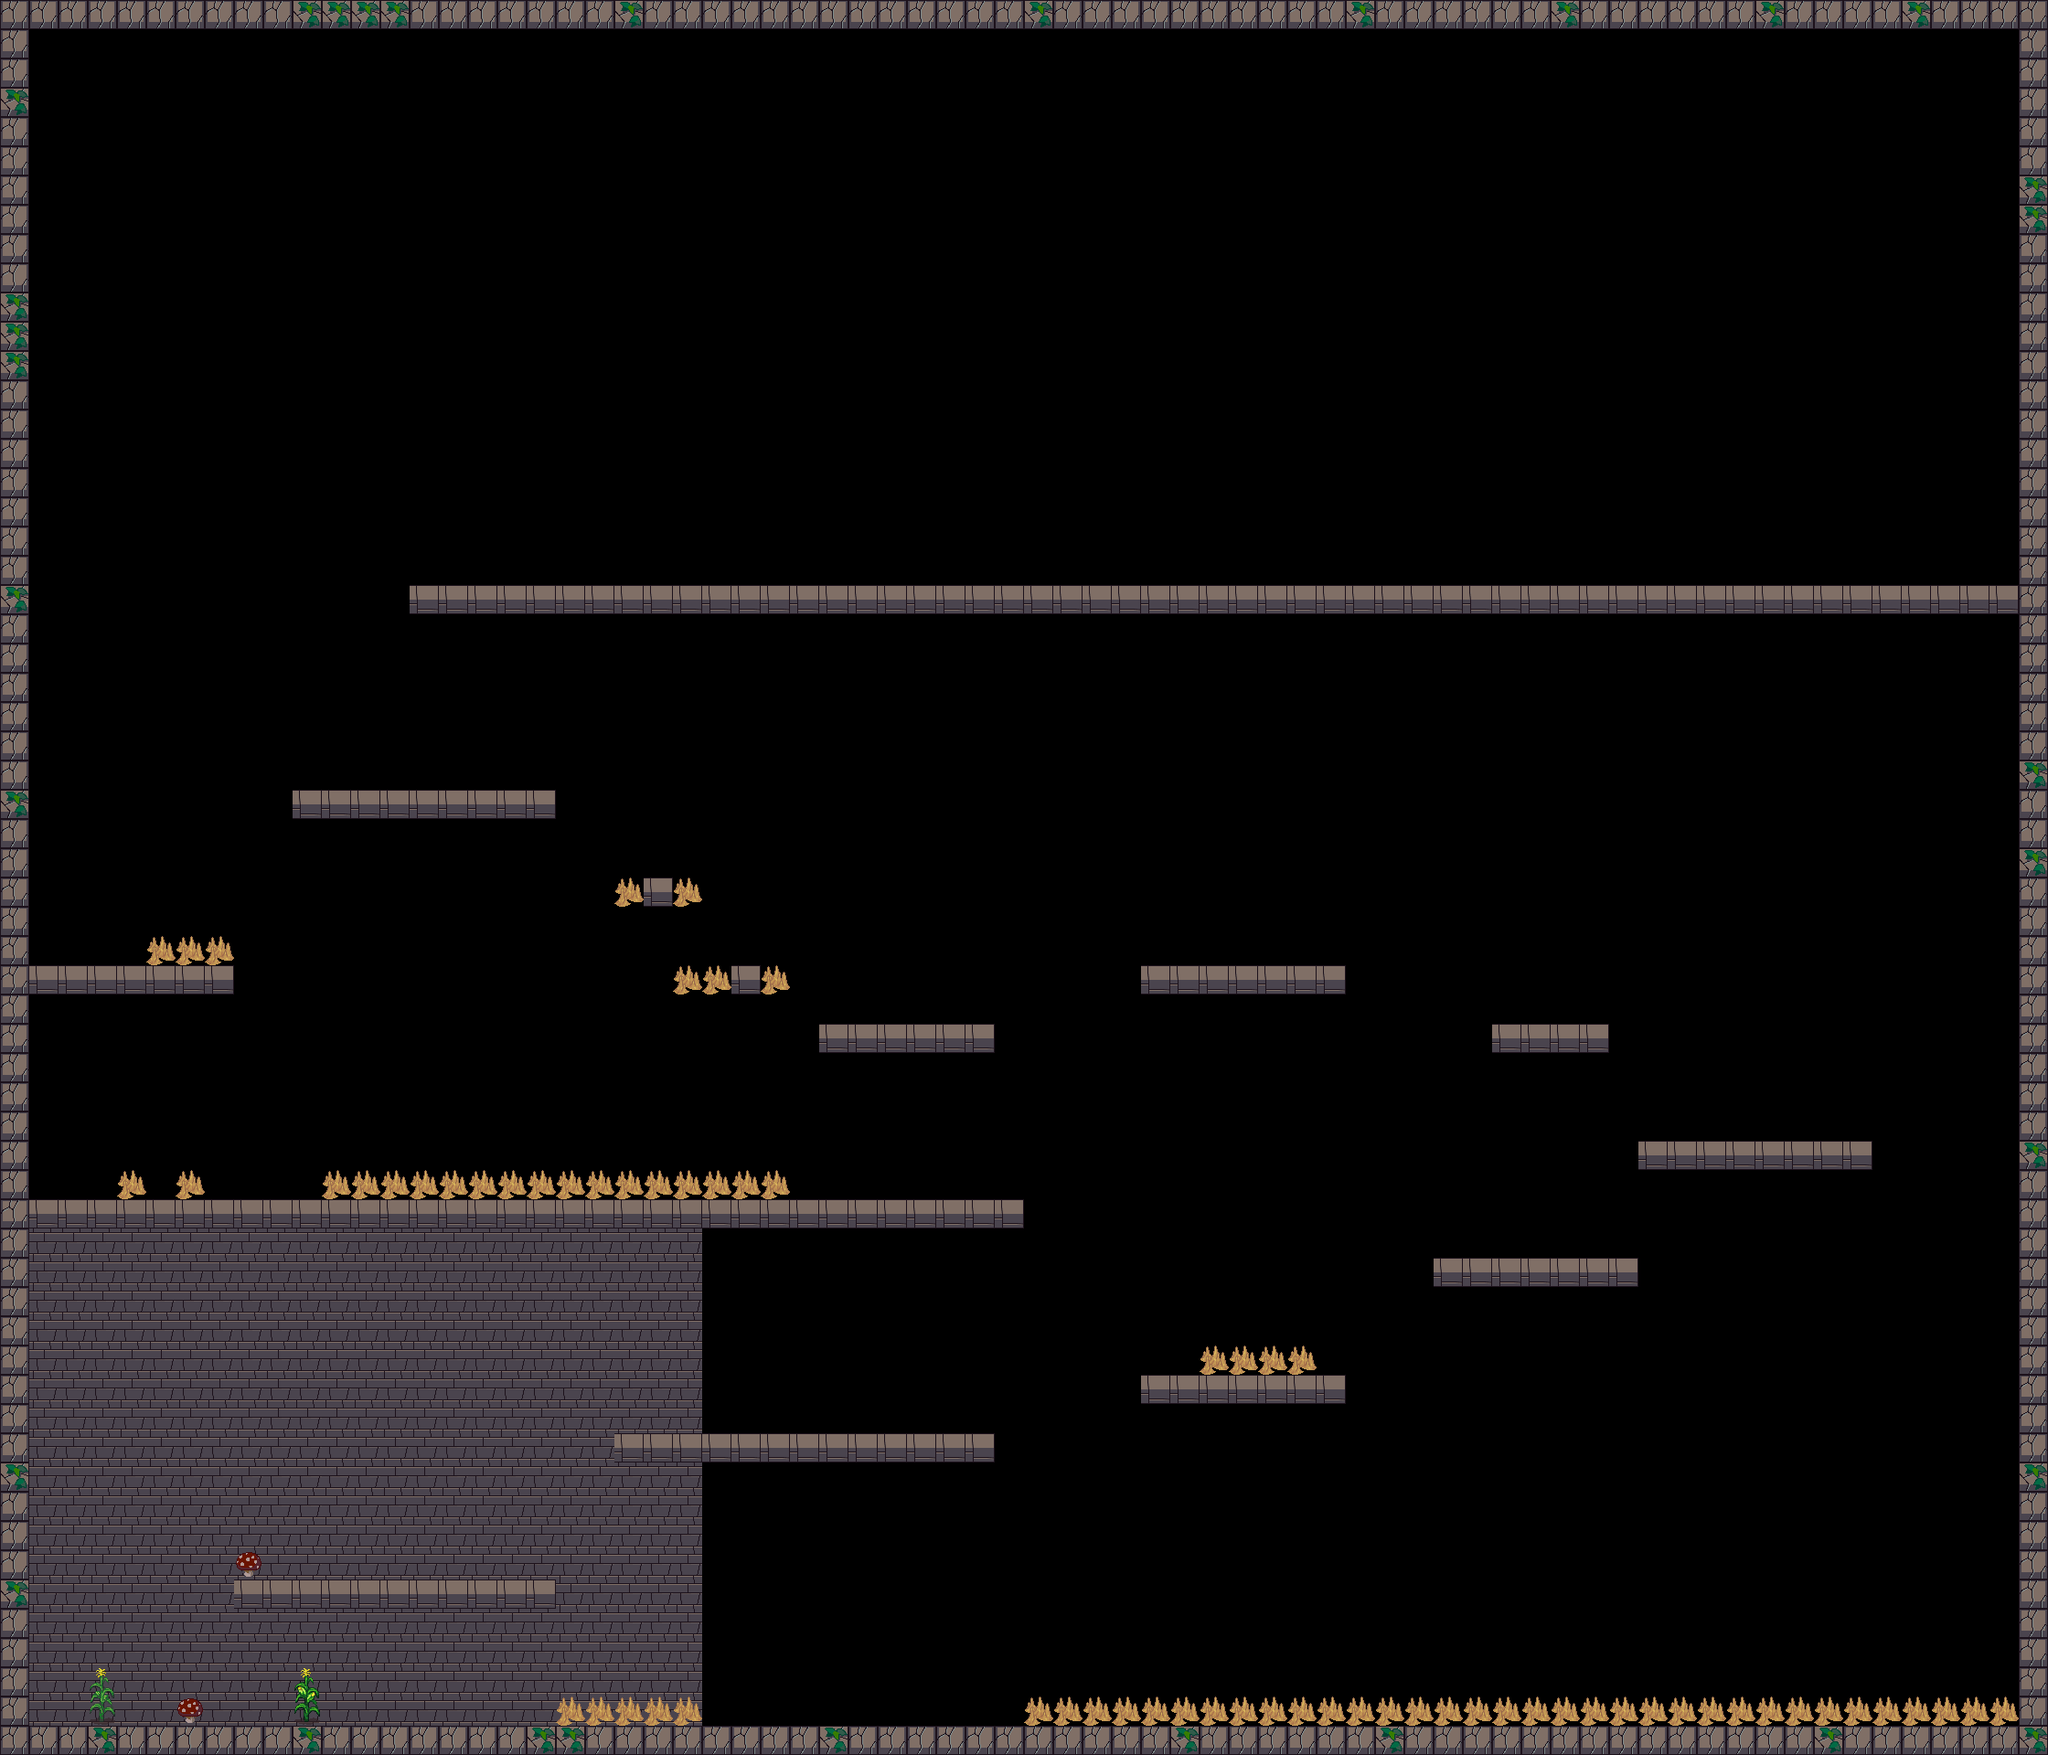

The image is a tile-based game level rendered from a .tmx file. Its description and source (layers, tilesets, objects; grid data summarised) follow:
An orthogonal 70x60 tile map with 32x32 px tiles, 4 tile layers (background-layer, spikes-layer, wall-layer, world-wall-layer) and 29 objects.

<map version="1.0" orientation="orthogonal" renderorder="right-down" width="70" height="60" tilewidth="32" tileheight="32" nextobjectid="32">
 <tileset firstgid="1" name="map" tilewidth="32" tileheight="32" tilecount="1024" columns="32">
  <image source="map.png" width="1024" height="1024" />
 </tileset>
 <layer name="background-layer" width="70" height="60">
  <data>[4200 cells, 397 non-empty, 1 distinct tile ids]</data>
 </layer>
 <layer name="spikes-layer" width="70" height="60">
  <data>[4200 cells, 75 non-empty, 6 distinct tile ids]</data>
 </layer>
 <layer name="wall-layer" width="70" height="60">
  <data>[4200 cells, 170 non-empty, 1 distinct tile ids]</data>
 </layer>
 <layer name="world-wall-layer" width="70" height="60">
  <data>[4200 cells, 256 non-empty, 2 distinct tile ids]</data>
 </layer>
 <objectgroup name="world-wall-rectangles">
  <object id="28" x="0" y="0.5" width="31.5" height="1919" />
  <object id="29" x="33" y="1888" width="2207" height="32.5" />
  <object id="30" x="2208" y="0" width="32" height="1887.5" />
  <object id="31" x="31.5" y="-0.5" width="2176" height="32.5" />
 </objectgroup>
 <objectgroup name="wall-rectangles">
  <object id="1" x="256.667" y="1727.33" width="352" height="34" />
  <object id="2" x="672" y="1568" width="418.667" height="32.6667" />
  <object id="4" x="1249" y="1504" width="223.5" height="32" />
  <object id="5" x="1568" y="1375.5" width="224.5" height="33" />
  <object id="6" x="1792" y="1249" width="256" height="30.5" />
  <object id="7" x="1631.5" y="1121" width="128.5" height="29.5" />
  <object id="8" x="1248" y="1054.5" width="223.5" height="34" />
  <object id="9" x="896.5" y="1120.5" width="190.5" height="31" />
  <object id="10" x="31" y="1312.5" width="1088.5" height="31" />
  <object id="11" x="31.5" y="1056.5" width="223.5" height="31.5" />
  <object id="12" x="320" y="863.5" width="289.5" height="31.5" />
  <object id="13" x="448" y="641.333" width="1760" height="30" />
  <object id="14" x="800" y="1056.67" width="31.3333" height="32" />
  <object id="15" x="704.667" y="960" width="32" height="32" />
 </objectgroup>
 <objectgroup name="spike-rectangles">
  <object id="16" x="609.333" y="1857.33" width="158" height="30" />
  <object id="17" x="1120" y="1856.67" width="1086.67" height="32" />
  <object id="18" x="1312" y="1472.67" width="127.333" height="30.6667" />
  <object id="19" x="831.333" y="1057.33" width="32.6667" height="31.3333" />
  <object id="20" x="737.333" y="1055.33" width="60.6667" height="31.3333" />
  <object id="21" x="738" y="960.667" width="29.3333" height="31.3333" />
  <object id="22" x="672" y="961.333" width="30.6667" height="29.3333" />
  <object id="24" x="128.667" y="1280" width="29.3333" height="32.6667" />
  <object id="25" x="192.667" y="1279.33" width="31.3333" height="33.3333" />
  <object id="26" x="353.333" y="1280" width="509.333" height="34" />
  <object id="27" x="160.667" y="1025.33" width="96" height="31.3333" />
 </objectgroup>
</map>
